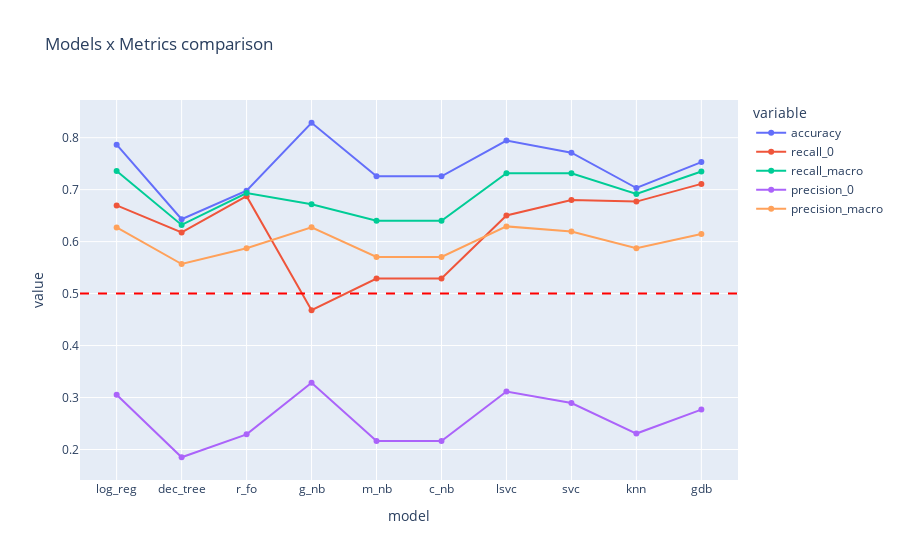

The notebook cell saved with this chart:
### Code cell
lineplot_models_vs_metrics(data[["model", "accuracy", "recall_0", "recall_macro", "precision_0", "precision_macro" ]])

### Figure 1 — Plotly figure (JSON) as saved in the notebook; plotly's stock layout.template omitted (floating-point values rounded to 4 significant figures)
{"data": [{"hovertemplate": "variable=accuracy<br>model=%{x}<br>value=%{y}<extra></extra>", "legendgroup": "accuracy", "line": {"color": "#636efa", "dash": "solid"}, "marker": {"symbol": "circle"}, "mode": "lines+markers", "name": "accuracy", "orientation": "v", "showlegend": true, "type": "scatter", "x": ["log_reg", "dec_tree", "r_fo", "g_nb", "m_nb", "c_nb", "lsvc", "svc", "knn", "gdb"], "xaxis": "x", "y": [0.7866, 0.6431, 0.698, 0.8287, 0.7256, 0.7256, 0.7945, 0.7711, 0.7031, 0.7531], "yaxis": "y"}, {"hovertemplate": "variable=recall_0<br>model=%{x}<br>value=%{y}<extra></extra>", "legendgroup": "recall_0", "line": {"color": "#EF553B", "dash": "solid"}, "marker": {"symbol": "circle"}, "mode": "lines+markers", "name": "recall_0", "orientation": "v", "showlegend": true, "type": "scatter", "x": ["log_reg", "dec_tree", "r_fo", "g_nb", "m_nb", "c_nb", "lsvc", "svc", "knn", "gdb"], "xaxis": "x", "y": [0.6696, 0.6178, 0.6874, 0.4681, 0.5289, 0.5289, 0.6504, 0.68, 0.677, 0.7111], "yaxis": "y"}, {"hovertemplate": "variable=recall_macro<br>model=%{x}<br>value=%{y}<extra></extra>", "legendgroup": "recall_macro", "line": {"color": "#00cc96", "dash": "solid"}, "marker": {"symbol": "circle"}, "mode": "lines+markers", "name": "recall_macro", "orientation": "v", "showlegend": true, "type": "scatter", "x": ["log_reg", "dec_tree", "r_fo", "g_nb", "m_nb", "c_nb", "lsvc", "svc", "knn", "gdb"], "xaxis": "x", "y": [0.7357, 0.6321, 0.6934, 0.6719, 0.64, 0.64, 0.7318, 0.7315, 0.6918, 0.7348], "yaxis": "y"}, {"hovertemplate": "variable=precision_0<br>model=%{x}<br>value=%{y}<extra></extra>", "legendgroup": "precision_0", "line": {"color": "#ab63fa", "dash": "solid"}, "marker": {"symbol": "circle"}, "mode": "lines+markers", "name": "precision_0", "orientation": "v", "showlegend": true, "type": "scatter", "x": ["log_reg", "dec_tree", "r_fo", "g_nb", "m_nb", "c_nb", "lsvc", "svc", "knn", "gdb"], "xaxis": "x", "y": [0.3052, 0.1851, 0.2291, 0.3285, 0.2165, 0.2165, 0.3116, 0.2894, 0.2307, 0.2768], "yaxis": "y"}, {"hovertemplate": "variable=precision_macro<br>model=%{x}<br>value=%{y}<extra></extra>", "legendgroup": "precision_macro", "line": {"color": "#FFA15A", "dash": "solid"}, "marker": {"symbol": "circle"}, "mode": "lines+markers", "name": "precision_macro", "orientation": "v", "showlegend": true, "type": "scatter", "x": ["log_reg", "dec_tree", "r_fo", "g_nb", "m_nb", "c_nb", "lsvc", "svc", "knn", "gdb"], "xaxis": "x", "y": [0.6272, 0.5569, 0.5871, 0.6277, 0.5706, 0.5706, 0.6293, 0.6195, 0.5873, 0.6148], "yaxis": "y"}], "layout": {"legend": {"title": {"text": "variable"}, "tracegroupgap": 0}, "shapes": [{"line": {"color": "red", "dash": "dash"}, "type": "line", "x0": 0, "x1": 1, "xref": "x domain", "y0": 0.5, "y1": 0.5, "yref": "y"}], "title": {"text": "Models x Metrics comparison"}, "xaxis": {"anchor": "y", "domain": [0, 1], "title": {"text": "model"}}, "yaxis": {"anchor": "x", "domain": [0, 1], "dtick": 0.1, "tick0": 0, "title": {"text": "value"}}}}
